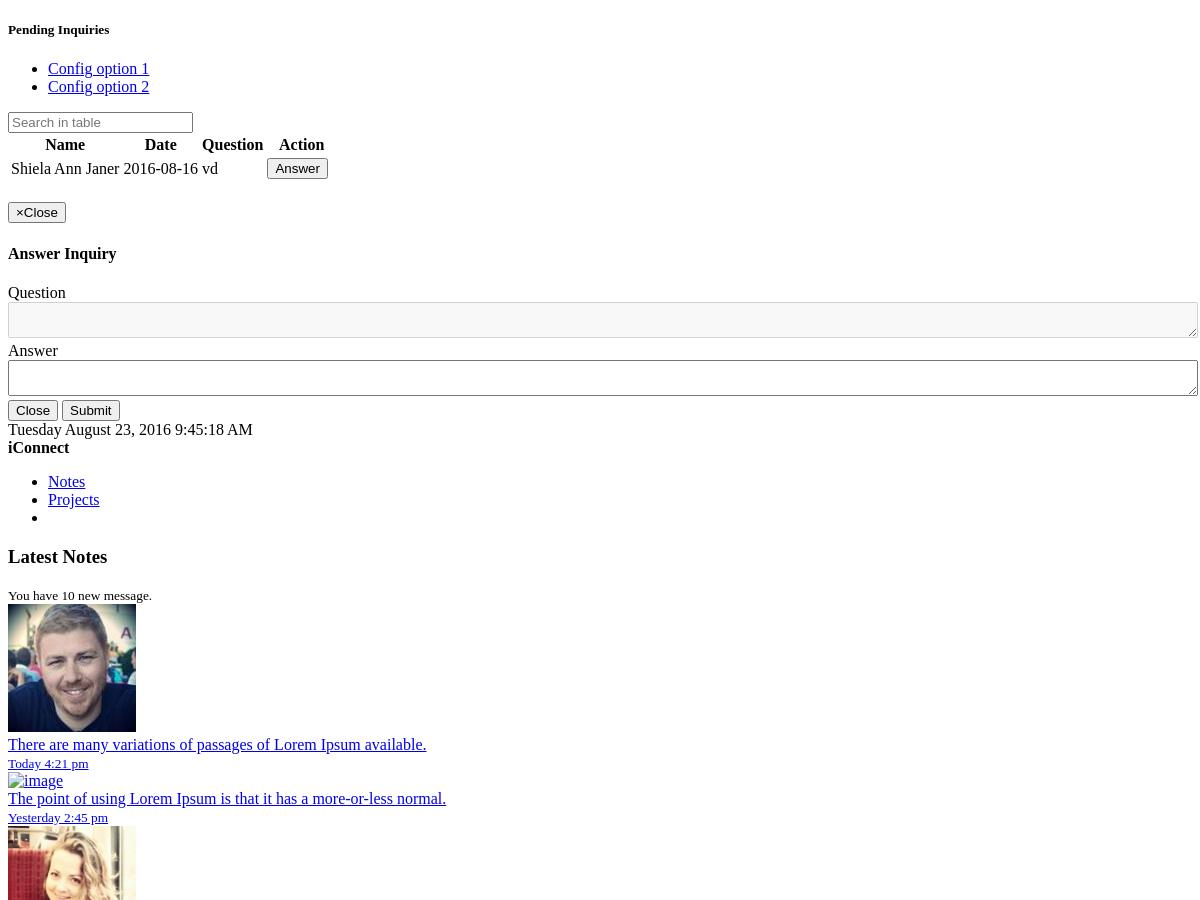
The page /inquiry.php?answered (upper part) on the database as committed earlier.
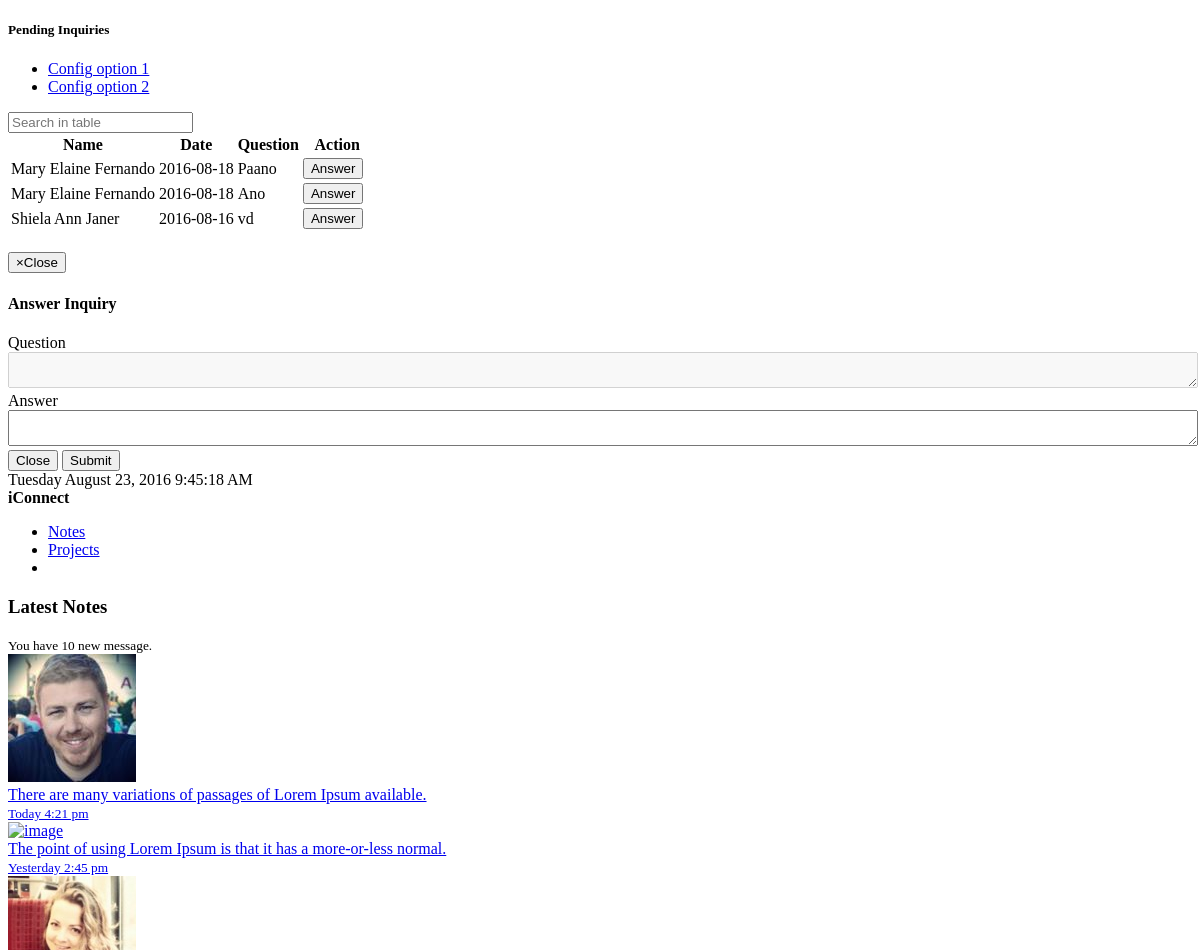
The same page on the database as committed later.
### tables this page shows
CREATE TABLE IF NOT EXISTS `inquiry` (
  `inquiry_id` int(10) NOT NULL,
  `employee_id` varchar(10) NOT NULL,
  `inquiry_date` date NOT NULL,
  `inquiry_question` varchar(200) NOT NULL,
  `inquiry_answerdate` date NOT NULL,
  `inquiry_answer` varchar(200) NOT NULL,
  `inquiry_answeredby` varchar(50) NOT NULL,
  `inquiry_status` varchar(20) NOT NULL DEFAULT 'Pending'
);

CREATE TABLE IF NOT EXISTS `employee` (
  `employee_id` int(10) NOT NULL,
  `employee_lastname` varchar(35) NOT NULL,
  `employee_firstname` varchar(35) NOT NULL,
  `employee_middlename` varchar(35) NOT NULL,
  `employee_gender` varchar(6) NOT NULL,
  `employee_birthday` date NOT NULL,
  `employee_marital` varchar(15) NOT NULL,
  `employee_address` varchar(100) NOT NULL,
  `employee_city` varchar(20) NOT NULL,
  `employee_zip` varchar(10) NOT NULL,
  `employee_email` varchar(255) NOT NULL,
  `employee_cellnum` varchar(15) NOT NULL,
  `employee_type` varchar(20) NOT NULL,
  `employee_jobtitle` varchar(25) NOT NULL,
  `employee_empstatus` varchar(50) NOT NULL,
  `employee_department` varchar(25) NOT NULL,
  `employee_rate` int(6) NOT NULL,
  `employee_taxcode` varchar(9) NOT NULL,
  `employee_dependency` int(2) NOT NULL,
  `employee_sss` varchar(30) NOT NULL,
  `employee_philhealth` varchar(30) NOT NULL,
  `employee_pagibig` varchar(30) NOT NULL,
  `employee_tin` varchar(30) NOT NULL,
  `employee_shift` varchar(20) NOT NULL,
  `employee_datehired` date NOT NULL,
  `employee_restday` varchar(30) NOT NULL,
  `employee_password` varchar(25) NOT NULL,
  `employee_payslippassword` varchar(50) NOT NULL,
  `employee_sickleave` int(2) NOT NULL DEFAULT '0',
  `employee_vacationleave` int(2) NOT NULL DEFAULT '0',
  `employee_incentive` int(2) NOT NULL DEFAULT '0',
  `employee_maternityleave` int(2) NOT NULL DEFAULT '0',
  `employee_paternityleave` int(2) NOT NULL DEFAULT '0',
  `employee_singleparentleave` int(2) NOT NULL DEFAULT '0',
  `employee_status` varchar(10) NOT NULL DEFAULT 'active',
  `employee_team` varchar(50) NOT NULL,
  `employee_level` int(3) NOT NULL,
  `date_start` date NOT NULL,
  `date_end` date NOT NULL,
  `image` longblob NOT NULL,
  `cutoff` varchar(50) NOT NULL,
  `test` varchar(999) NOT NULL,
  `test_idate` date NOT NULL,
  `test_edate` date NOT NULL,
  `loan` varchar(999) NOT NULL,
  `loan_idate` date NOT NULL,
  `loan_edate` date NOT NULL
);

### inquiry.php (the view, shortened to what this page needs)
<!DOCTYPE html>
<html>
	<head>
		<link rel="stylesheet" type="text/css" href="sweetalert2-master/dist/sweetalert2.css">
	</head>
	<body>
		<div class="row">
			<div class="col-lg-12">
				<div class="ibox float-e-margins">
					<div class="ibox-title">
						<h5>Pending Inquiries</h5>
						<div class="ibox-tools">
							<ul class="dropdown-menu dropdown-user">
								<li><a href="#">Config option 1</a>
								</li>
								<li><a href="#">Config option 2</a>
								</li>
							</ul>
						</div>
					</div>
					<div class="ibox-content">
                        <input type="text" class="form-control input-sm m-b-xs" id="filter"
                                   placeholder="Search in table">
						<?php
							include('dbconfig.php');
							if ($result = $mysqli->query("SELECT * FROM inquiry RIGHT JOIN employee ON employee.employee_id = inquiry.employee_id WHERE inquiry_status = 'Pending' ORDER BY inquiry_date DESC"))
							{
								if ($result->num_rows > 0)
								{
									echo "<table class='footable table table-stripped' data-page-size='10' data-filter=#filter>";
									echo "<thead>";
									echo "<tr>";
									echo "<th>Name</th>";
									echo "<th>Date</th>";
									echo "<th>Question</th>";
									echo "<th style='text-align:center'>Action</th>";
									echo "</tr>";
									echo "</thead>";
									echo "<tfoot>";
									echo "<tr>";
									echo "<td colspan='7'>";
									echo "</td>";
									echo "</tr>";
									echo "</tfoot>";
									while ($row = mysqli_fetch_object($result))
									{
										echo "<tr class = 'josh'>";
										echo "<td>" .$row->employee_firstname . " " . $row->employee_lastname . "</td>";
										echo "<td >" . date("Y-m-d",strtotime($row->inquiry_date)) . "</td>";
										echo "<td>" . $row->inquiry_question . "</td>";
										$question =htmlentities($row->inquiry_question);
										$answer = htmlentities($row->inquiry_answer);
										echo '<td style="text-align:center"><a href="#" data-toggle="modal" data-target="#myModal4" data-inqid="'.$row->inquiry_id.'" data-quest="'.$question.'" data-answer="'.$answer.'" class = "answerdialog">';
										echo "<button class='btn btn-info' name = 'edit' type='button'><i class='fa fa-paste'></i> Answer</button></a>&nbsp;&nbsp;";
										echo "</td>";
										echo "</tr>";
									}
									echo "</table>";
								}
							}
						?>
					</div>
				</div>
			</div>
        </div>
		<div class="modal inmodal fade" id="myModal4" tabindex="-1" role="dialog"  aria-hidden="true">
			<div class="modal-dialog">
				<div class="modal-content">
					<div class="modal-header">
						<button type="button" class="close" data-dismiss="modal"><span aria-hidden="true">&times;</span><span class="sr-only">Close</span></button>
						<h4 class="modal-title">Answer Inquiry</h4>
					</div>
					<div class="modal-body">
						<div class="ibox-content">
							<form id = "myForm" method="POST" action = "answerinquiry.php" class="form-horizontal">
								<div class="form-group">
									<label class="col-sm-2 control-label">Question</label>
									<div class="col-md-10">
									<textarea id = "quest" class="form-control" style="min-width: 100%" disabled></textarea>
									</div>
								</div>
								<div class="form-group">
									<label class="col-sm-2 control-label">Answer</label>
									<div class="col-md-10">
									<textarea  id = "answer" name = "answer1" class="form-control" style="min-width: 100%" required=""></textarea>
									</div>
								</div>
						</div>
					</div>
					<div class="modal-footer">
						<button type="button" class="btn btn-white" data-dismiss="modal">Close</button>
						<button type="submit" class="btn btn-primary" id = "submit">Submit</button>
					</div>
				</div>
			</div>
		</div>
		<?php
			include('menufooter.php');
		?>
	</body>
</html>

Rows that differ between the two databases and show on the page:
added inquiry: employee.employee_firstname "Mary Elaine", employee.employee_lastname "Fernando", inquiry_date "2016-08-18", inquiry_question "Paano"
added inquiry: employee.employee_firstname "Mary Elaine", employee.employee_lastname "Fernando", inquiry_date "2016-08-18", inquiry_question "Ano"
